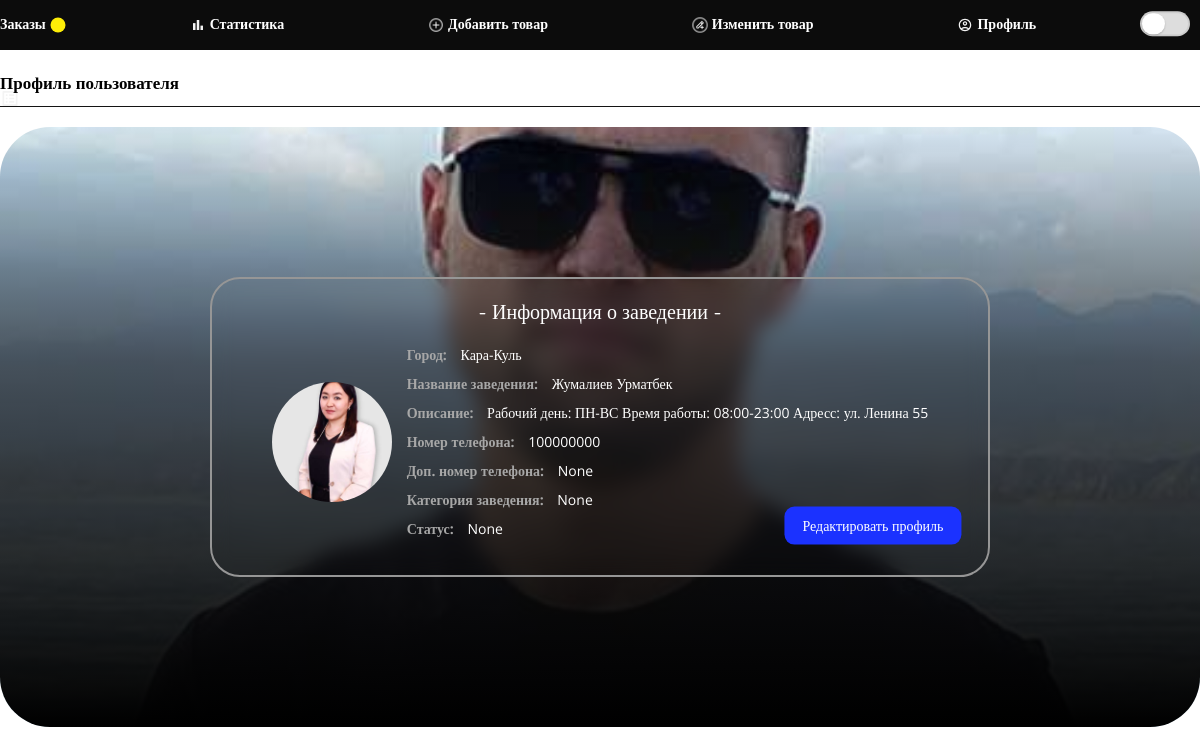
The app's page /profile/ (signed in) with its own data.
### account/models.py (models this page shows, shortened)
class CustomUser(AbstractUser):
    city = models.CharField(
        max_length=50,
        choices=CITY,
        default="Неизвестно"
    )
    USER_TYPES = [
        ('ordinary_user', 'Обычный пользователь'),
        ('food_user', 'Пользователь еда'),
        ('shop_user', 'Пользователь магазин'),
        ('taxi_user', 'Водитель такси'),
        ('courier_user', 'Водитель курьер'),
        ('taxi_company_user', 'Владелец таксопарк'),
    ]
    user_type = models.CharField(max_length=20, choices=USER_TYPES, default='ordinary_user')
    user_name = models.CharField(max_length=25, blank=True, null=True)
    user_description = models.CharField(max_length=500, default=description_txt, blank=True, null=True)
    user_phone_number = models.DecimalField(max_digits=9, decimal_places=0, blank=True, null=True)
    user_phone_number2 = models.DecimalField(max_digits=9, decimal_places=0, blank=True, null=True)
    user_mbank_qr = models.ImageField(upload_to=user_mbank_qr_path, blank=True, null=True)
    user_rsk_qr = models.ImageField(upload_to=user_rsk_qr_path, blank=True, null=True)
    user_mbank_link = models.CharField(max_length=500, blank=True, null=True)
    user_obank_link = models.CharField(max_length=500, blank=True, null=True)
    user_rsk_link = models.CharField(max_length=500, blank=True, null=True)
    user_abank_link = models.CharField(max_length=500, blank=True, null=True)
    user_raiting = models.DecimalField(max_digits=3, decimal_places=1, blank=True, null=True)
    balance = models.DecimalField(max_digits=15, decimal_places=2, blank=True, null=True)
    CATEGORY_OF_EDUCATION = [
        ('', ''),
        ('Food', 'Еда'),
        ('Vegetables', 'Овощи'),
        ('Shop', 'Магазин'),
    ]
    category_of_education = models.CharField(max_length=20, choices=CATEGORY_OF_EDUCATION, default='', blank=True, null=True)
    SUB_CATEGORY_OF_EDUCATION = [
        ('', ''),
        ('Grocery', 'Продуктовый'),
        ('Vegetables', 'Электроника'),
        ('Clothes', 'Одежды'),
        ('Office', 'Канцелярия'),
    ]
    sub_category_of_education = models.CharField(max_length=20, choices=SUB_CATEGORY_OF_EDUCATION, blank=True, null=True, default='')
    USER_STATUS = [
        ('', ''),
        ('Online', 'Онлайн'),
        ('Offline', 'Оффлайн'),
    ]
    user_status = models.CharField(max_length=20, choices=USER_STATUS, default='', blank=True, null=True)
    user_logo = models.ImageField(upload_to=user_logo_path, blank=True, null=True)
    user_logo_mini = models.ImageField(upload_to=user_logo_mini_path, blank=True, null=True)
    USER_BLOCKED = [
        ('', ''),
        ('Yes', 'Да'),
        ('No', 'Нет'),
    ]
    user_blocked = models.CharField(max_length=20, choices=USER_BLOCKED, default='No')
    groups = models.ManyToManyField(
        Group,
        verbose_name='groups',
        blank=True,
        related_name='custom_user_set',  # Пример названия, которое можно выбрать
        related_query_name='user',
    )
    user_permissions = models.ManyToManyField(
        Permission,
        verbose_name='user permissions',
        blank=True,
        related_name='custom_user_set',  # Пример названия, которое можно выбрать
        related_query_name='user',
    )

### profile_info/views.py (the view)
# urls.py: path('profile/', profile_view, name='profile'),
@login_required  # Убедимся, что страница доступна только для авторизованных пользователей
def profile_view(request):
    user = request.user  # Получаем текущего авторизованного пользователя
    return render(request, 'profile/profile.html', {'user': user})

### templates/profile/profile.html (shortened to what this page needs)
{% extends 'basis/basis_admin.html' %}
{% block link %}
    <link rel="stylesheet" href="/static/css/profile.css">
{% endblock %}
{% block main %}
<main>
    <h1 class="title">Профиль пользователя</h1>
    <div class="profile-container">
        <div class="profile-background">
            <img class="profile-background-img" src="{{ user.user_logo.url }}" alt="User Logo"">
            <div class="profile-background-gradient"></div>
            <div class="profile-info">
                <h2>- Информация о заведении -</h2>
                <div class="profile-logo">
                    <img src="{{ user.user_logo_mini.url }}" alt="Mini Logo">
                </div>
                <div class="profile-info-text">
                    <p><span>Город:</span> {{ user.city }}</p>
                    <p><span>Название заведения:</span> {{ user.user_name }}</p>
                    <p><span>Описание:</span> {{ user.user_description }}</p>
                    <p><span>Номер телефона:</span> {{ user.user_phone_number }}</p>
                    <p><span>Доп. номер телефона:</span> {{ user.user_phone_number2 }}</p>
                    <p><span>Категория заведения:</span> {{ user.get_category_of_education_display }}</p>
                    <p><span>Статус:</span> {{ user.get_user_status_display }}</p>
                </div>
                <a class="profile-edit" href="{% url 'edit_profile' %}">Редактировать профиль</a>
            </div>
        </div>
    </div>
</main>
{% endblock %}

### static/css/basis_admin.css (style rules this page uses)
* { padding: 0; margin: 0; border: 0; }
*, *:before, *:after { box-sizing: border-box; }
html, body { height: 100%; width: 100%; font-size: 100%; line-height: 1; font-size: 14px; -ms-text-size-adjust: 100%; -moz-text-size-adjust: 100%; -webkit-text-size-adjust: 100%; }
a, a:visited { text-decoration: none; }
img { vertical-align: top; }
h1, h2, h3, h4, h5, h6 { font-size: inherit; font-weight: 400; }

### static/css/profile.css (style rules this page uses)
main { max-width: 1280px; margin: 0 auto; margin-top: 60px; }
main .title { font-family: "Open Sans"; font-size: 17px; font-weight: 700; margin-bottom: 20px; text-align: left; border-bottom: 1px solid #141414; }
main .title::after { display: block; content: ""; width: 20px; height: 15px; background: url("/static/icons/orders.svg") center/cover no-repeat; }
main .profile-container { width: 100%; }
main .profile-container .profile-background { width: 100%; padding: 0 0 50% 0; position: relative; border-radius: 50px; overflow: hidden; }
main .profile-container .profile-background .profile-background-img { position: absolute; top: 0; left: 0; width: 100%; height: 100%; -o-object-fit: cover; object-fit: cover; z-index: 1; }
main .profile-container .profile-background .profile-background-gradient { position: absolute; top: 0; left: 0; width: 100%; height: 100%; -o-object-fit: cover; object-fit: cover; z-index: 2; background: linear-gradient(0deg, rgb(0, 0, 0) 0%, rgba(34, 34, 34, 0.6909138655) 61%, rgba(96, 96, 96, 0) 100%); }
main .profile-container .profile-background .profile-info { width: 65%; height: 50%; position: absolute; top: 50%; left: 50%; transform: translate(-50%, -50%); z-index: 3; display: flex; justify-content: center; align-items: center; gap: 15px; padding: 20px; border: 2px solid #969696; border-radius: 30px; background: rgba(255, 255, 255, 0); backdrop-filter: blur(10px); -webkit-backdrop-filter: blur(10px); }
main .profile-container .profile-background .profile-info h2 { position: absolute; left: 50%; top: 8%; color: #fff; font-family: "Nunito"; font-size: 20px; transform: translateX(-50%); }
main .profile-container .profile-background .profile-info .profile-logo { margin-top: 4%; width: 120px; height: 120px; overflow: hidden; position: relative; border-radius: 50%; }
main .profile-container .profile-background .profile-info .profile-logo img { position: absolute; top: 0; left: 0; width: 100%; height: 100%; -o-object-fit: cover; object-fit: cover; z-index: 1; }
main .profile-container .profile-background .profile-info .profile-info-text { margin-top: 4%; display: flex; flex-direction: column; gap: 15px; }
main .profile-container .profile-background .profile-info .profile-info-text p { color: #fff; font-family: "Open Sans"; font-size: 14px; }
main .profile-container .profile-background .profile-info .profile-info-text p span { font-weight: 700; color: #a7a7a7; padding: 0 10px 0 0; }
main .profile-container .profile-background .profile-info .profile-edit { display: inline-block; position: absolute; bottom: 0; right: 0; transform: translate(-15%, -80%); z-index: 4; color: #fff; padding: 12px 18px; background-color: rgb(27, 50, 255); color: #fff; font-family: "Open Sans"; font-size: 14px; border-radius: 10px; transition: all 0.3s ease 0s; }

### records on screen
CustomUser: user_logo (picture), user_logo_mini (picture), city "Кара-Куль", user_name "Жумалиев Урматбек", user_description "Рабочий день: ПН-ВС Время работы: 08:00-23:00 Адресс: ул. Ленина 55", user_phone_number "100000000", user_phone_number2 "None", category_of_education "None", user_status "None"
